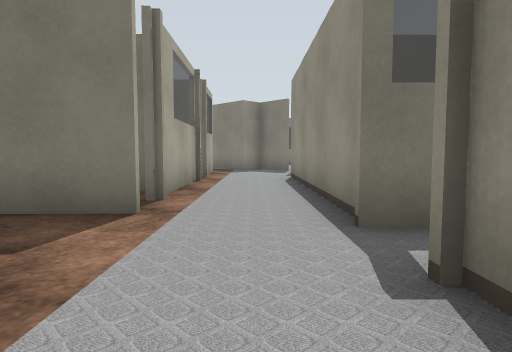
View 1 (above)

18 first-person views from a walk through a robot-simulator world made for Gazebo. The camera is 0.72 m above the floor, tilts 4° down and sees 75° across. The floor is counted in squares, 1 m on a side. Each view is taken from the middle of a square. On the plan, view 1 faces up. The plan holds only what a view shows up to about 10 squares ahead; the rest is blank. The place goes on beyond the plan. The robots in the file are not drawn. Some surface patterns are stand-ins.

View 2
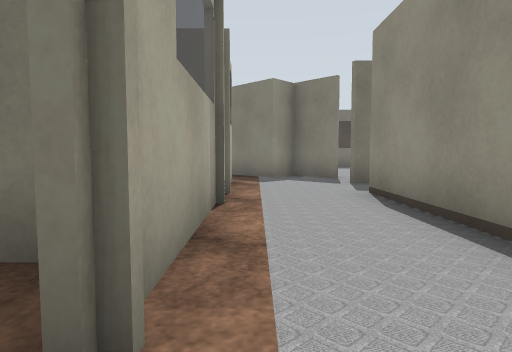

View 3
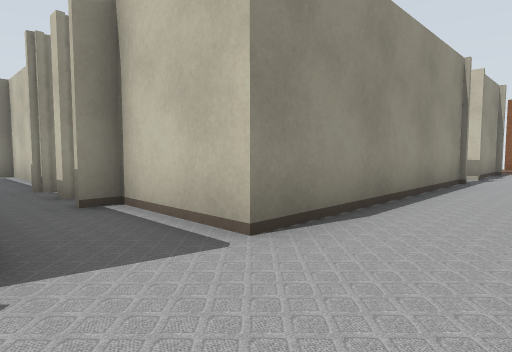

View 4
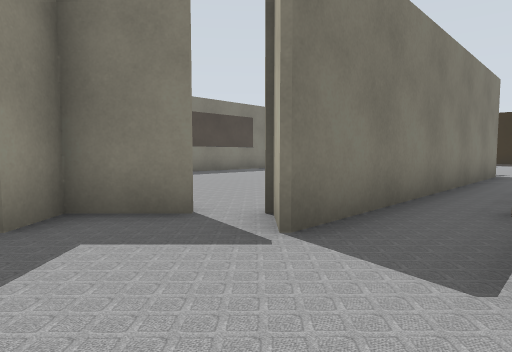

View 5
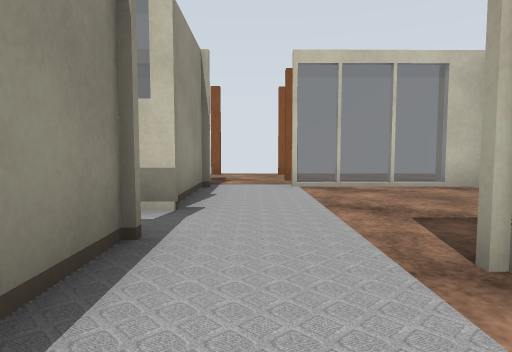

View 6
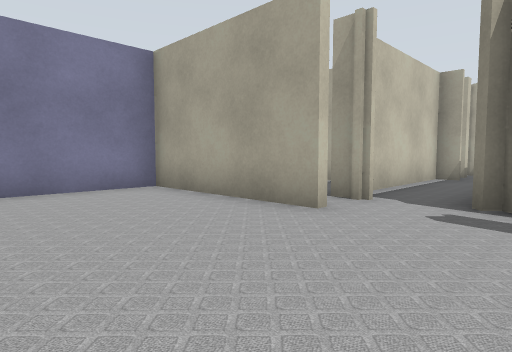

View 7
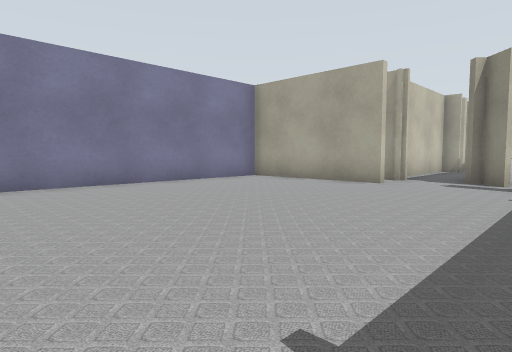

View 8
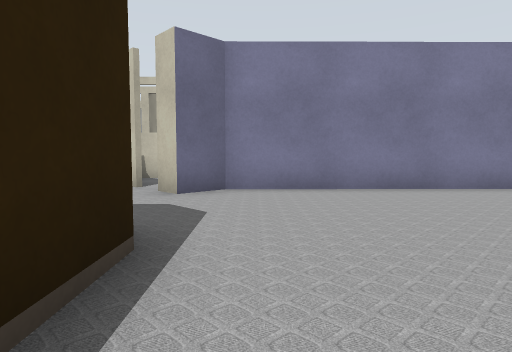

View 9
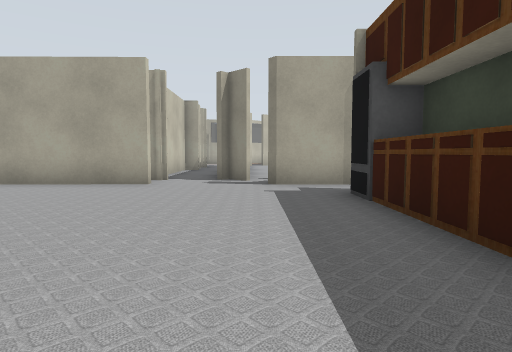

View 10
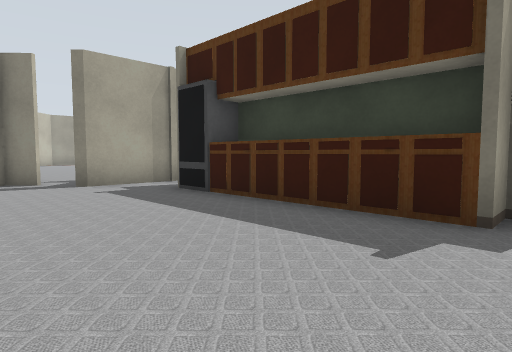

View 11
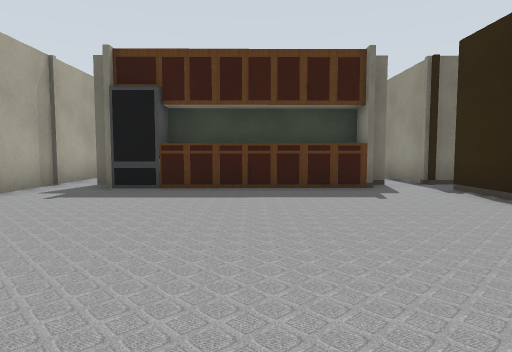

View 12
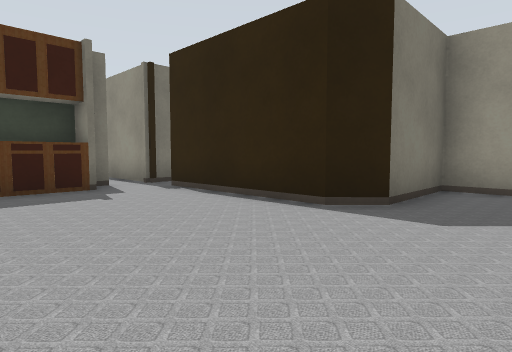

View 13
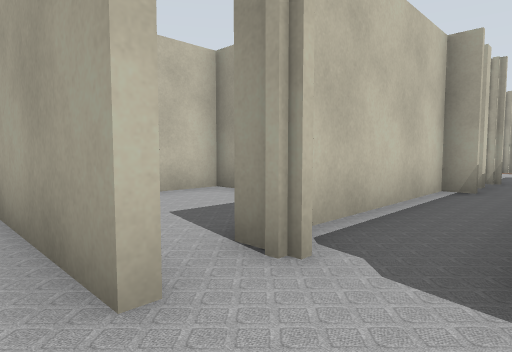

View 14
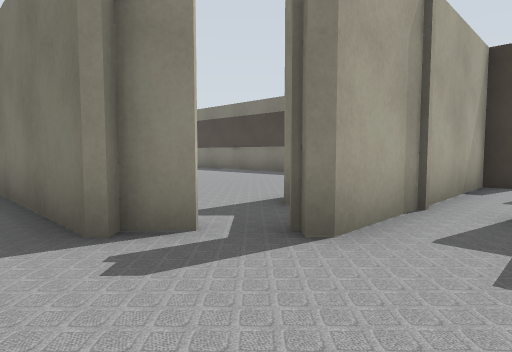

View 15
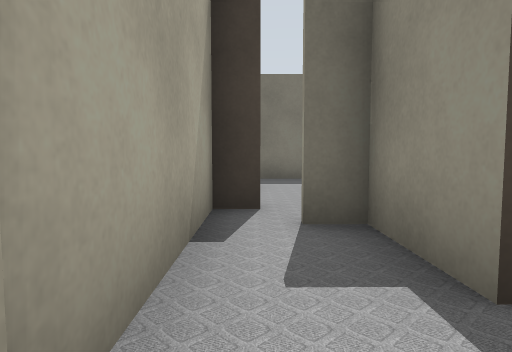

View 16
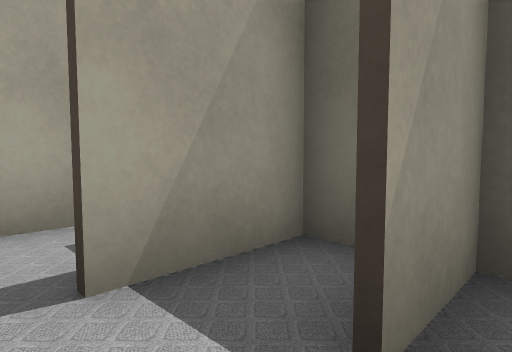

View 17
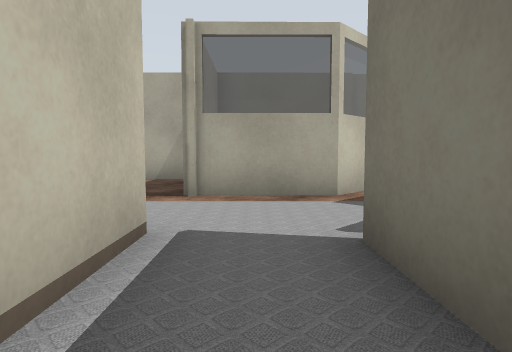

View 18
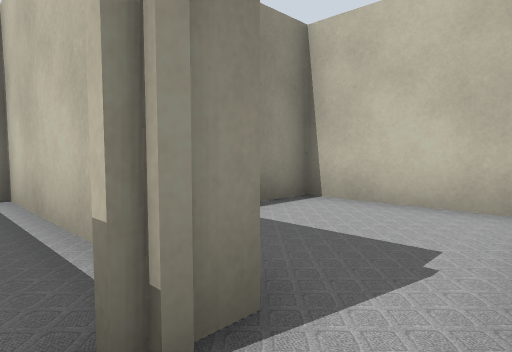

### Floor plan
Key: @ floor where view 1 was taken; # wall or solid block; x gap in a wall; . floor; = window, fence, low wall or low ledge.
Columns run from 4 left of view 1 to 23 right of it. Each row starts with its distance up from view 1.
 24                  ##
 23
 22
 21
 20
 19                 ###
 18                 #.###
 17                 #.##.
 16                 #....######
 15                 #.######..
 14   #####         #........#
 13   =...#       ###........#
 12   #...##########.........#
 11   =......................#
 10 ###..###x#x####x#........###
  9  .x..#    ..# ..#...........
  8   =..#    ..# ..#..........
  7   =..#    #######........#.
  6  ##..#          ############
  5   x..#
  4  ##..#
  3  ....#
  2  ....#
  1 .....#
  0 ....@#
 -1 ====.#
 -2 .....
 -3 ...#..
 -4 ......

Positions as (right, up) in squares from view 1, and headings:
1: (0, 0), facing up
2: (-1, 4), facing up
3: (-1, 12), facing down-right
4: (-1, 10), facing up-right
5: (0, 6), facing down
6: (16, 13), facing down-left
7: (20, 14), facing down-left
8: (20, 13), facing down
9: (20, 13), facing left
10: (20, 11), facing up-left
11: (17, 8), facing up
12: (17, 8), facing up-right
13: (13, 12), facing down-left
14: (14, 11), facing up-left
15: (13, 15), facing up
16: (16, 16), facing up-left
17: (4, 11), facing left
18: (5, 11), facing down-right
